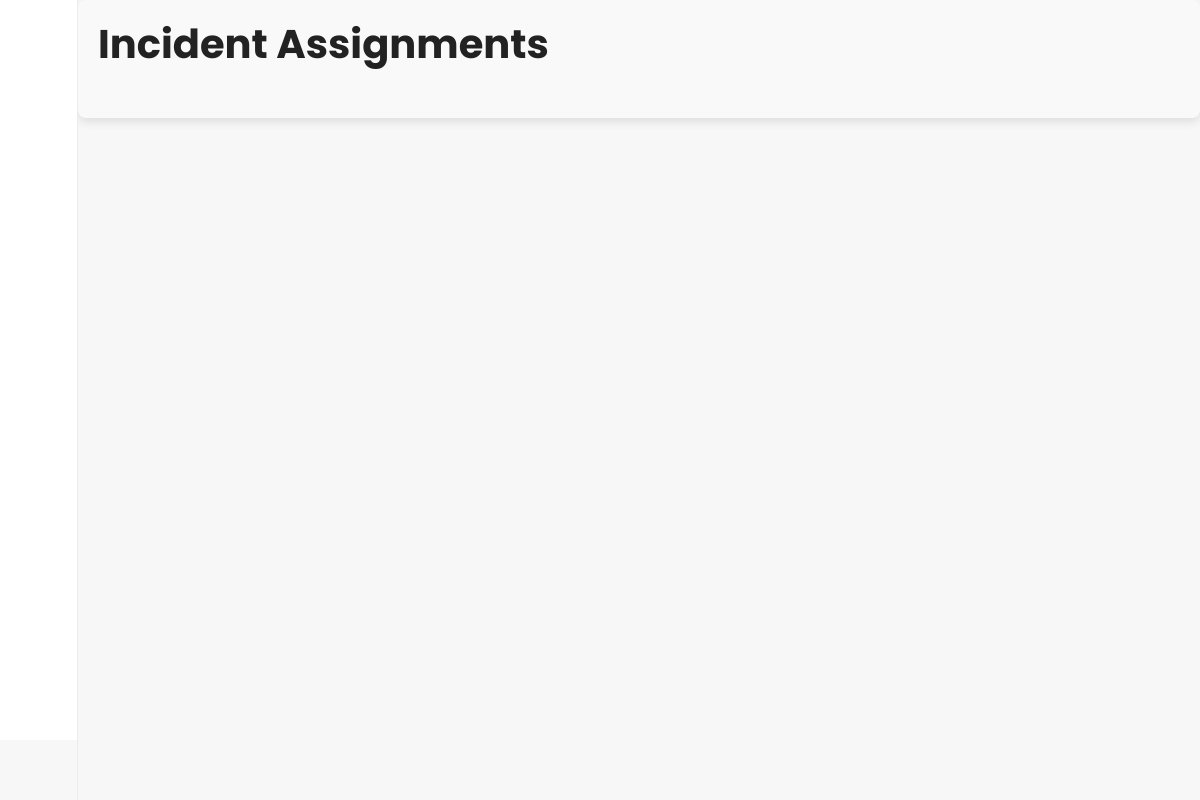
Before: /assignments/ (signed in) with the older database file.
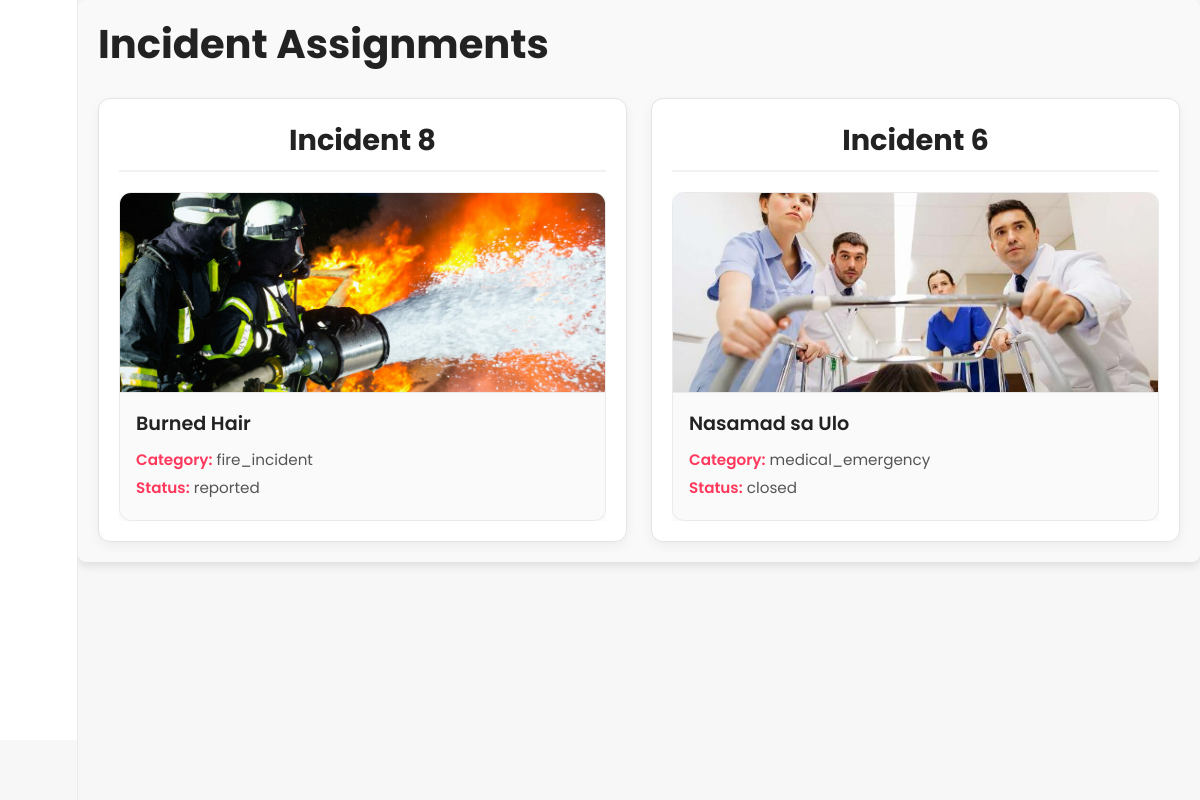
After: the same page with the newer database file.
### luwasapp/models.py (models this page shows, shortened)
class IncidentAssignment(models.Model):
    user = models.ForeignKey(User, on_delete=models.CASCADE, related_name='assignments')
    incident_report = models.ForeignKey(IncidentReport, on_delete=models.CASCADE, related_name='assignments')
    notification_sent = models.BooleanField(default=False)
    assigned_at = models.DateTimeField(auto_now_add=True)

class IncidentReport(models.Model):
    SEVERITY_CHOICES = [
        ('low', 'Low'),
        ('medium', 'Medium'),
        ('high', 'High'),
        ('critical', 'Critical'),
    ]
    STATUS_CHOICES = [
        ('reported', 'Reported'),
        ('resolved', 'Resolved'),
        ('closed', 'Closed'),
    ]
    CATEGORY_CHOICES = [
        ('medical_emergency', 'Medical Emergency'),
        ('fire_incident', 'Fire Incident'),
        ('road_accident', 'Road Accident'),
        ('natural_disaster', 'Natural Disaster'),
        ('crime_related', 'Crime Related'),
        ('domestic_violence', 'Domestic Violence'),
        ('psychological_crisis', 'Psychological Crisis'),
        ('missing_person', 'Missing Person'),
        ('poisoning', 'Poisoning'),
        ('gas_leak', 'Gas Leak'),
        ('electrical_hazard', 'Electrical Hazard'),
        ('hazardous_materials', 'Hazardous Materials Spill'),
        ('flooding', 'Flooding'),
        ('earthquake', 'Earthquake'),
        ('typhoon', 'Typhoon'),
        ('animal_attack', 'Animal Attack'),
        ('terrorist_threat', 'Terrorist Threat/Attack'),
        ('building_collapse', 'Building Collapse'),
        ('public_disturbance', 'Public Disturbance'),
        ('child_abuse', 'Child Abuse'),
        ('elderly_abuse', 'Elderly Abuse'),
    ]
    reportid = models.AutoField(primary_key=True)
    incident_type = models.CharField(max_length=100)
    severity = models.CharField(max_length=25, choices=SEVERITY_CHOICES)
    category = models.CharField(max_length=255, choices=CATEGORY_CHOICES, blank=True)
    status = models.CharField(max_length=255, choices=STATUS_CHOICES, default= "reported", blank=True)
    location = models.CharField(max_length=255)
    latitude = models.FloatField(null=True, blank=True)
    longitude = models.FloatField(null=True, blank=True)
    timestamp = models.DateTimeField(auto_now_add=True)

### luwasapp/views.py (the view)
# urls.py: path('assignments/', views.incident_assignment_list, name='incident_assignment_list'),
@login_required
def incident_assignment_list(request):
    assignments = IncidentAssignment.objects.filter(user=request.user)
    return render(request, 'incident_assignment/incident_assignment_list.html', {'assignments': assignments})

### luwasapp/templates/incident_assignment/incident_assignment_list.html (shortened to what this page needs)
{% extends 'general/base.html' %}
{% load static %}
{% block extra_css %}
    <link rel="stylesheet" href="{% static 'list.css' %}">
{% endblock %}
{% block content %}
<div class="incident-reports-container">
    <h1>Incident Assignments</h1>
    <div class="incident-columns">
        {% for assignment in assignments %}
            <div class="incident-column">
                <h2>Incident {{ assignment.incident_report.reportid }}</h2>
                <div class="incident-list-column">
                    <ul>
                        <li>
                            {% if assignment.incident_report.image %}
                                <img src="{{ assignment.incident_report.image.url }}" alt="Incident Image">
                            {% else %}
                                {% if assignment.incident_report.category == 'medical_emergency' %}
                                    <img src="{% static 'placeholder/placeholder_medical_emergency.jpg' %}" alt="Medical Emergency Placeholder">
                                {% elif assignment.incident_report.category == 'fire_incident' %}
                                    <img src="{% static 'placeholder/placeholder_fire_incident.jpg' %}" alt="Fire Incident Placeholder">
                                {% elif assignment.incident_report.category == 'road_accident' %}
                                    <img src="{% static 'placeholder/placeholder_road_accident.jpg' %}" alt="Road Accident Placeholder">
                                {% elif assignment.incident_report.category == 'natural_disaster' %}
                                    <img src="{% static 'placeholder/placeholder_natural_disaster.jpg' %}" alt="Natural Disaster Placeholder">
                                {% elif assignment.incident_report.category == 'crime_related' %}
                                    <img src="{% static 'placeholder/placeholder_crime_related.jpg' %}" alt="Crime Related Placeholder">
                                {% elif assignment.incident_report.category == 'domestic_violence' %}
                                    <img src="{% static 'placeholder/placeholder_domestic_violence.jpg' %}" alt="Domestic Violence Placeholder">
                                {% elif assignment.incident_report.category == 'psychological_crisis' %}
                                    <img src="{% static 'placeholder/placeholder_psychological_crisis.jpg' %}" alt="Psychological Crisis Placeholder">
                                {% elif assignment.incident_report.category == 'missing_person' %}
                                    <img src="{% static 'placeholder/placeholder_missing_person.jpg' %}" alt="Missing Person Placeholder">
                                {% elif assignment.incident_report.category == 'poisoning' %}
                                    <img src="{% static 'placeholder/placeholder_poisoning.jpg' %}" alt="Poisoning Placeholder">
                                {% elif assignment.incident_report.category == 'gas_leak' %}
                                    <img src="{% static 'placeholder/placeholder_gas_leak.jpg' %}" alt="Gas Leak Placeholder">
                                {% elif assignment.incident_report.category == 'electrical_hazard' %}
                                    <img src="{% static 'placeholder/placeholder_electrical_hazard.jpg' %}" alt="Electrical Hazard Placeholder">
                                {% elif assignment.incident_report.category == 'hazardous_materials' %}
                                    <img src="{% static 'placeholder/placeholder_hazardous_materials.jpg' %}" alt="Hazardous Materials Spill Placeholder">
                                {% elif assignment.incident_report.category == 'flooding' %}
                                    <img src="{% static 'placeholder/placeholder_flooding.jpg' %}" alt="Flooding Placeholder">
                                {% elif assignment.incident_report.category == 'earthquake' %}
                                    <img src="{% static 'placeholder/placeholder_earthquake.jpg' %}" alt="Earthquake Placeholder">
                                {% elif assignment.incident_report.category == 'typhoon' %}
                                    <img src="{% static 'placeholder/placeholder_typhoon.jpg' %}" alt="Typhoon Placeholder">
                                {% elif assignment.incident_report.category == 'animal_attack' %}
                                    <img src="{% static 'placeholder/placeholder_animal_attack.jpg' %}" alt="Animal Attack Placeholder">
                                {% elif assignment.incident_report.category == 'terrorist_threat' %}
                                    <img src="{% static 'placeholder/placeholder_terrorist_threat.jpg' %}" alt="Terrorist Threat/Attack Placeholder">
                                {% elif assignment.incident_report.category == 'building_collapse' %}
                                    <img src="{% static 'placeholder/placeholder_building_collapse.jpg' %}" alt="Building Collapse Placeholder">
                                {% elif assignment.incident_report.category == 'public_disturbance' %}
                                    <img src="{% static 'placeholder/placeholder_public_disturbance.jpg' %}" alt="Public Disturbance Placeholder">
                                {% elif assignment.incident_report.category == 'child_abuse' %}
                                    <img src="{% static 'placeholder/placeholder_child_abuse.jpg' %}" alt="Child Abuse Placeholder">
                                {% elif assignment.incident_report.category == 'elderly_abuse' %}
                                    <img src="{% static 'placeholder/placeholder_elderly_abuse.jpg' %}" alt="Elderly Abuse Placeholder">
                                {% endif %}
                            {% endif %}
                            <a href="{% url 'incident_detail' assignment.incident_report.pk %}" class="card-link">
                                <div class="incident-info">
                                    <h3>{{ assignment.incident_report.incident_type }}</h3>
                                    <p><span>Category:</span> {{ assignment.incident_report.category }}</p>
                                    <p><span>Status:</span> {{ assignment.incident_report.status }}</p>
                                </div>
                            </a>
                        </li>
                    </ul>
                </div>
            </div>
        {% endfor %}
    </div>
</div>
{% endblock %}

### luwasapp/templates/general/base.html (shortened to what this page needs)
{% load static %}
<!DOCTYPE html>
<html lang="en">
<head>
    <link rel="stylesheet" href="{% static 'sidebar.css' %}">
    <link rel="stylesheet" href="https://unpkg.com/boxicons@2.0.7/css/boxicons.min.css">
    {% block extra_css %}{% endblock %}
</head>
<body>
    {% include 'general/sidebar.html' %}
    <div class="home_content">
        {% block content %}{% endblock %}
    </div>
</body>
</html>

### luwasapp/templates/general/sidebar.html (shortened to what this page needs)
{% load static %}
<div class="sidebar">
    <div class="logo_content">
        <i class='bx bx-menu' id="btn"></i>
    </div>
    <ul class="nav_list">
        <li>
            <a href="{% url 'dashboard' %}">
                <i class='bx bx-grid-alt'></i>
            </a>
        </li>
        <li>
            <a href="{% url 'incident_list' %}">
                <i class='bx bx-notepad'></i>
            </a>
        </li>
        <li>
            <a href="{% url 'incident_assignment_list' %}">
                <i class='bx bx-shield'></i>
            </a>
        </li>
        <li>
            <a href="{%url 'user_profile' %}">
                <i class='bx bx-user'></i>
            </a>
        </li>
        {% if request.user.is_superuser %}
        <li>
            <a href="{%url 'list_users' %}">
                <i class='bx bx-cog'></i>
            </a>
        </li>
        {% endif %}
    </ul>
    <div class="profile_content">
        <div class="profile">
        </div>
    </div>
</div>

### luwasapp/static/sidebar.css (style rules this page uses)
* { margin: 0; padding: 0; box-sizing: border-box; font-family: Poppins, Segoe UI, sans-serif; }
body { position: relative; min-height: 100vh; width: 100%; overflow: hidden; background-color: #f7f7f7; }
.sidebar { position: fixed; left: 0; top: 0; height: 100%; width: 78px; background: #ffffff; border-right: 1px solid #ebebeb; padding: 6px 14px; transition: all 0.5s ease; }
.sidebar #btn { position: absolute; color: #ff5a5f; top: 6px; left: 55%; font-size: 20px; height: 50px; width: 50px; text-align: center; line-height: 50px; transform: translateX(-50%); }
.sidebar ul { margin-top: 20px; }
.sidebar ul li { position: relative; height: 50px; width: 100%; margin: 0 5px; list-style: none; line-height: 50px; }
.sidebar ul li a { color: #555555; display: flex; align-items: center; text-decoration: none; transition: all 0.4s ease; border-radius: 12px; white-space: nowrap; }
.sidebar ul li i { height: 50px; min-width: 50px; border-radius: 12px; line-height: 50px; text-align: center; }
.sidebar .profile_content { position: absolute; color: #555555; bottom: 0; left: 0; width: 100%; }
.sidebar .profile_content .profile { position: relative; padding: 10px 6px; height: 60px; background: #f7f7f7; transition: all 0.4s ease; }
.home_content { position: absolute; height: 100%; width: calc(100% - 78px); left: 78px; transition: all 0.5s ease; overflow: auto; }

### luwasapp/static/list.css (style rules this page uses)
.incident-reports-container { font-family: Poppins, Segoe UI, sans-serif; background-color: #f9f9f9; padding: 20px; border-radius: 8px; box-shadow: 0 4px 10px rgba(0, 0, 0, 0.1); }
.incident-reports-container h1 { font-size: 2.5em; color: #222222; margin-bottom: 30px; text-align: left; font-weight: bold; line-height: 1.2; }
.incident-columns { display: grid; gap: 24px; grid-template-columns: repeat(auto-fit, minmax(280px, 1fr)); }
.incident-column { background: #ffffff; border: 1px solid #e4e4e4; border-radius: 12px; padding: 20px; box-shadow: 0 4px 12px rgba(0, 0, 0, 0.05); transition: transform 0.3s ease, box-shadow 0.3s ease; }
.incident-column h2 { font-size: 1.8em; color: #222222; text-align: center; margin-bottom: 20px; border-bottom: 2px solid #f2f2f2; padding-bottom: 8px; }
.incident-list-column { overflow-y: auto; max-height: 600px; scrollbar-width: auto; scrollbar-color: #c1c1c1 transparent; }
.incident-column ul { list-style: none; margin: 0; padding: 0; display: grid; gap: 20px; }
.incident-column ul li a { text-decoration: none; color: inherit; display: block; }
.incident-column ul li { background: #fafafa; border: 1px solid #eaeaea; border-radius: 12px; box-shadow: 0 2px 8px rgba(0, 0, 0, 0.05); overflow: hidden; transition: transform 0.3s ease, box-shadow 0.3s ease; display: flex; flex-direction: column; text-align: left; }
.incident-column ul li img { width: 100%; height: 200px; object-fit: cover; border-bottom: 1px solid #eaeaea; }
.incident-column ul li .incident-info { padding: 16px; }
.incident-column ul li .incident-info h3 { font-size: 1.2em; color: #222222; margin-bottom: 10px; font-weight: 600; }
.incident-column ul li .incident-info p { margin: 5px 0; font-size: 0.95em; color: #555555; }
.incident-column ul li .incident-info p span { font-weight: 600; color: #ff385c; }

Changed rows visible on the page:
added IncidentAssignment: incident_report.reportid "8", incident_report.incident_type "Burned Hair", incident_report.category "fire_incident", incident_report.status "reported"
added IncidentAssignment: incident_report.reportid "6", incident_report.incident_type "Nasamad sa Ulo", incident_report.category "medical_emergency", incident_report.status "closed"
